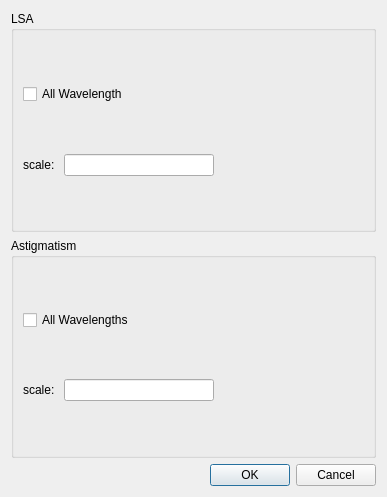
<?xml version="1.0" encoding="UTF-8"?>
<ui version="4.0">
 <class>LongitudinalSettingDialog</class>
 <widget class="QDialog" name="LongitudinalSettingDialog">
  <property name="geometry">
   <rect>
    <x>0</x>
    <y>0</y>
    <width>387</width>
    <height>497</height>
   </rect>
  </property>
  <property name="windowTitle">
   <string>Dialog</string>
  </property>
  <layout class="QVBoxLayout" name="verticalLayout">
   <item>
    <widget class="QGroupBox" name="groupBox">
     <property name="title">
      <string>LSA</string>
     </property>
     <layout class="QGridLayout" name="gridLayout">
      <item row="1" column="0">
       <widget class="QLabel" name="label">
        <property name="text">
         <string>scale: </string>
        </property>
       </widget>
      </item>
      <item row="1" column="1">
       <widget class="QLineEdit" name="editLsaScale"/>
      </item>
      <item row="0" column="0" colspan="2">
       <widget class="QCheckBox" name="checkLsaWvl">
        <property name="text">
         <string>All Wavelength</string>
        </property>
       </widget>
      </item>
      <item row="1" column="2">
       <spacer name="horizontalSpacer">
        <property name="orientation">
         <enum>Qt::Horizontal</enum>
        </property>
        <property name="sizeHint" stdset="0">
         <size>
          <width>40</width>
          <height>20</height>
         </size>
        </property>
       </spacer>
      </item>
     </layout>
    </widget>
   </item>
   <item>
    <widget class="QGroupBox" name="groupBox_2">
     <property name="title">
      <string>Astigmatism</string>
     </property>
     <layout class="QGridLayout" name="gridLayout_2">
      <item row="0" column="0" colspan="2">
       <widget class="QCheckBox" name="checkAstWvl">
        <property name="text">
         <string>All Wavelengths</string>
        </property>
       </widget>
      </item>
      <item row="1" column="0">
       <widget class="QLabel" name="label_2">
        <property name="text">
         <string>scale: </string>
        </property>
       </widget>
      </item>
      <item row="1" column="1">
       <widget class="QLineEdit" name="editAstScale"/>
      </item>
      <item row="1" column="2">
       <spacer name="horizontalSpacer_2">
        <property name="orientation">
         <enum>Qt::Horizontal</enum>
        </property>
        <property name="sizeHint" stdset="0">
         <size>
          <width>40</width>
          <height>20</height>
         </size>
        </property>
       </spacer>
      </item>
     </layout>
    </widget>
   </item>
   <item>
    <widget class="QDialogButtonBox" name="buttonBox">
     <property name="orientation">
      <enum>Qt::Horizontal</enum>
     </property>
     <property name="standardButtons">
      <set>QDialogButtonBox::Cancel|QDialogButtonBox::Ok</set>
     </property>
    </widget>
   </item>
  </layout>
 </widget>
 <resources/>
 <connections>
  <connection>
   <sender>buttonBox</sender>
   <signal>accepted()</signal>
   <receiver>LongitudinalSettingDialog</receiver>
   <slot>accept()</slot>
   <hints>
    <hint type="sourcelabel">
     <x>248</x>
     <y>254</y>
    </hint>
    <hint type="destinationlabel">
     <x>157</x>
     <y>274</y>
    </hint>
   </hints>
  </connection>
  <connection>
   <sender>buttonBox</sender>
   <signal>rejected()</signal>
   <receiver>LongitudinalSettingDialog</receiver>
   <slot>reject()</slot>
   <hints>
    <hint type="sourcelabel">
     <x>316</x>
     <y>260</y>
    </hint>
    <hint type="destinationlabel">
     <x>286</x>
     <y>274</y>
    </hint>
   </hints>
  </connection>
 </connections>
</ui>
